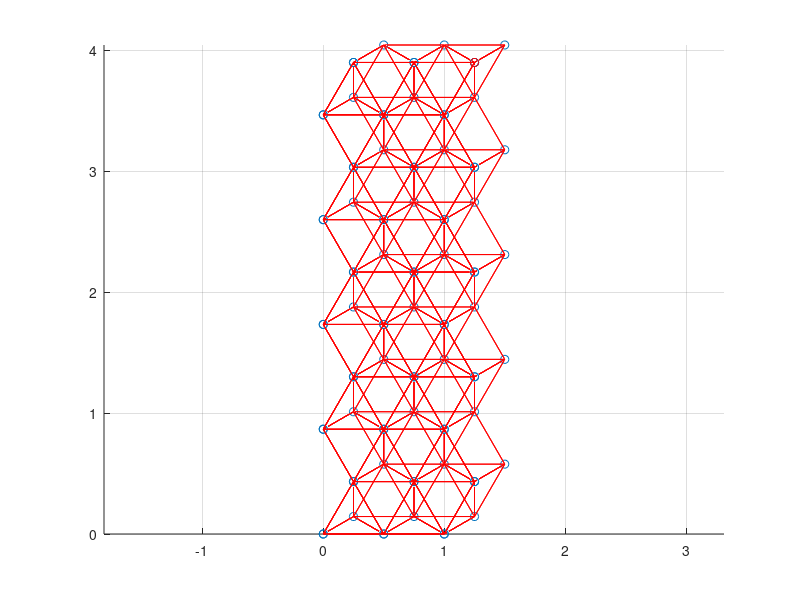

Write the MATLAB code that produced this figure. (Note: this script raises an error after producing the figure.)
clc, clear

Nz = 3;   % Number of layers
Nx = 3;
Ny = 10;

l = 0.5;
h = sqrt(l^2 - (l^2)/4);
h3 = l/2*tan(pi/6);
dl = sqrt( (l/2)^2 + h3^2);
hz = sqrt(l^2 - dl^2);

px = (0:(Nx-1))*l;

Px = [];
Py = [];

for k = 1:Ny
    
    if mod(k, 2) == 1
        Px = [Px, px];
    else
        Px = [Px, px+l/2];
    end
    Py = [Py, (k-1)*h*ones(1, Nx)];
end

Pxf = [];
Pyf = [];
Pzf = [];

% h2 = ;

for k = 1:Nz
    
    if mod(k, 2) == 1
        Pxf = [Pxf, Px];
        Pyf = [Pyf, Py];
    else
        Pxf = [Pxf, Px+l/2];
        Pyf = [Pyf, Py+h3];
    end
    
    Pzf = [Pzf, (k-1)*hz*ones(1, size(Px, 2))];
    
end


a = 0.2;

% 0.01
N = size(Pxf, 2);
rc = zeros(N, 13);

for k = 1:N
    
    R = [Pxf(k) - Pxf;
         Pyf(k) - Pyf;
         Pzf(k) - Pzf];
    d = sum(R.*R, 1);
    [s, sidx] = sort(d);
    s = s(2:end);
    sidx = sidx(2:end);
    aa = 1;
    connidx = sidx(s < (l^2)*1.01);
    rc(k, 1:(size(connidx, 2)+1)) = [size(connidx, 2), connidx];
    
%     s(1:15)
    
end

R = [Pxf;
     Pyf;
     Pzf];
figure(2); clf; hold on; grid on;

scatter3(Pxf, Pyf, Pzf);
scatter3(Pxf(k), Pyf(k), Pzf(k), 'r');

for k = 1:N
    p = R(:, k);
    
    for a = 1:rc(k, 1)
        p0 = R(:, rc(k, a+1));
        plot3([p(1), p0(1)], ...
              [p(2), p0(2)], ...
              [p(3), p0(3)], 'r');
        
    end
    
end

% axis([-1, 1, -1, 1]*a)
% axis square
axis equal

%%

fname_conn = ['conn_lattice', '.txt'];
fname_pos = ['pos_lattice', '.txt'];
create_connectivity_file(fname_conn, N, rc);
create_position_file(fname_pos, N, R);
